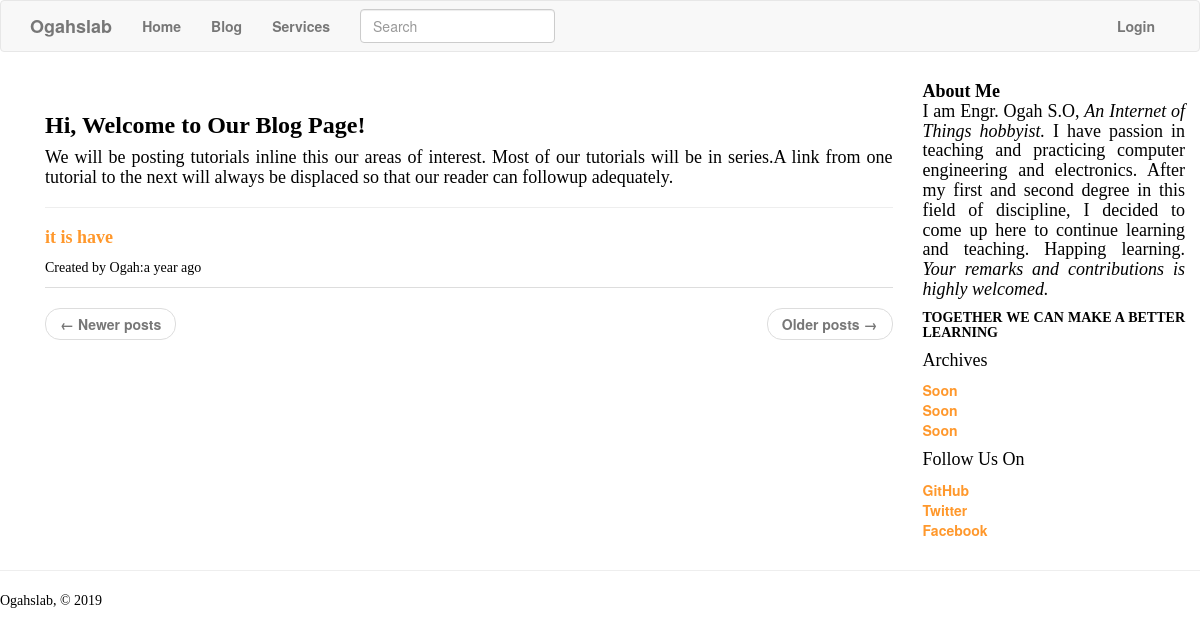
/blog, run on an earlier commit of the app's database.
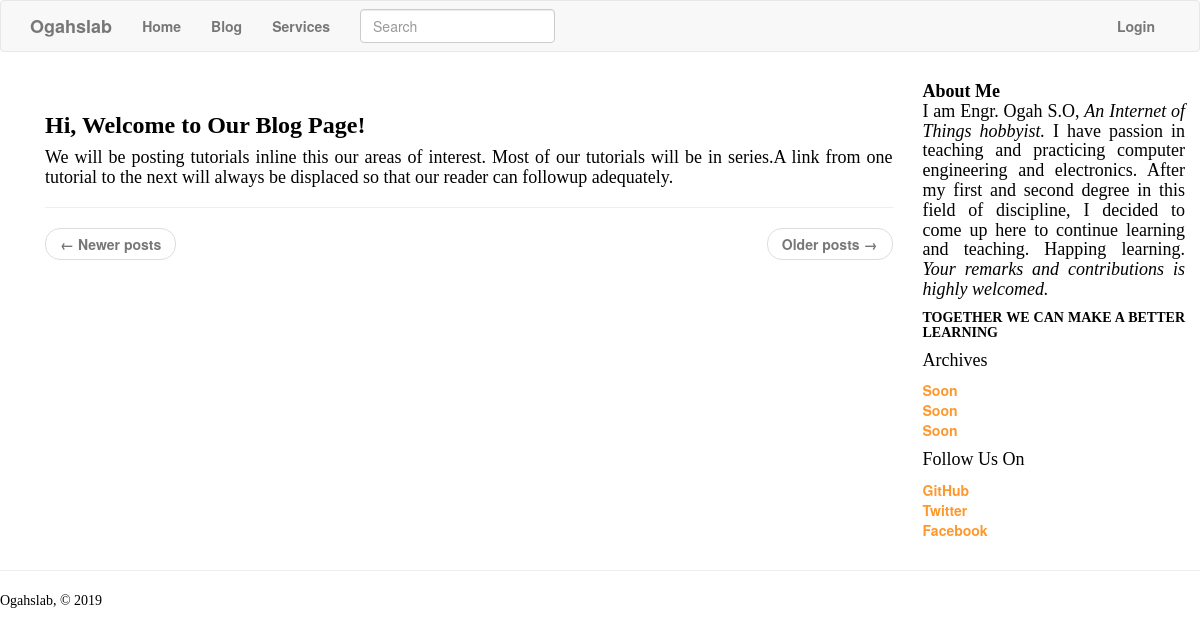
And on a later commit of the database.
### app/models.py (models this page shows, shortened)
class SearchableMixin(object):
    @classmethod
    def search(cls, expression, page, per_page):
        ids, total = query_index(cls.__tablename__, expression, page, per_page)
        if total == 0:
            return cls.query.filter_by(id=0), 0
        when = []
        for i in range(len(ids)):
            when.append((ids[i], i))
        return cls.query.filter(cls.id.in_(ids)).order_by(
            db.case(when, value=cls.id)), total

class Post(SearchableMixin, db.Model):
    __tablename__ = 'post'
    __searchable__ = ['body']
    id = db.Column(db.Integer, primary_key=True)
    title = db.Column(db.String(80))
    slug = db.Column(db.String(80))
    body = db.Column(db.Text)
    body_html = db.Column(db.Text)
    timestamp = db.Column(db.DateTime, index=True, default=datetime.utcnow)
    published = db.Column(db.Boolean, index=True)
    language = db.Column(db.String(5))
    author_id = db.Column(db.Integer, db.ForeignKey('user.id'))
    comments = db.relationship('Comment', backref='post', lazy='dynamic')
    @classmethod
    def public(cls):
        return Post.query.filter(Post.published == True)

class PaginatedAPIMixin(object):
    @staticmethod
    def to_collection_dict(query, page, per_page, endpoint, **kwargs):
        resources = query.paginate(page, per_page, False)
        data = {
            'items': [item.to_dict() for item in resources.items],
            '_meta': {
                'page': page,
                'per_page': per_page,
                'total_pages': resources.pages,
                'total_items': resources.total
            },
            '_links': {
                'self': url_for(endpoint, page=page, per_page=per_page,
                                **kwargs),
                'next': url_for(endpoint, page=page + 1, per_page=per_page,
                                **kwargs) if resources.has_next else None,
                'prev': url_for(endpoint, page=page - 1, per_page=per_page,
                                **kwargs) if resources.has_prev else None
            }
        }
        return data

class User(UserMixin,PaginatedAPIMixin, db.Model):
    __tablename__ = 'user'
    id = db.Column(db.Integer, primary_key=True)
    username = db.Column(db.String(64), index=True, unique=True)
    email = db.Column(db.String(120), index=True, unique=True)
    password_hash = db.Column(db.String(128))
    role_id = db.Column(db.Integer, db.ForeignKey('roles.id'))
    posts = db.relationship('Post', backref='author', lazy='dynamic')
    about_me = db.Column(db.String(140))
    last_seen = db.Column(db.DateTime, default=datetime.utcnow)
    token = db.Column(db.String(32), index=True, unique=True)
    token_expiration = db.Column(db.DateTime)
    followed = db.relationship(
        'User', secondary=followers,
        primaryjoin=(followers.c.follower_id == id),
        secondaryjoin=(followers.c.followed_id == id),
        backref=db.backref('followers', lazy='dynamic'), lazy='dynamic')
    comments = db.relationship('Comment', backref='author', lazy='dynamic')

### app/main/routes.py (the view)
@main.route('/blog', methods=['GET', 'POST'])
def blog():
    page = request.args.get('page', 1, type=int)
    post = Post.public().order_by(Post.timestamp.desc()).paginate(
        page, current_app.config['POSTS_PER_PAGE'], False)
    next_url = url_for('main.blog', page=post.next_num) \
        if post.has_next else None
    prev_url = url_for('main.blog', page=post.prev_num) \
        if post.has_prev else None
    posts = post.items
    return render_template('blog.html', title=_('Blog'), posts=posts,
                           next_url=next_url, prev_url=prev_url)

### app/main/forms.py
class SearchForm(FlaskForm):
    q = StringField(_l('Search'),validators=[DataRequired()])
    def __init__(self,*args,**kwargs):
        if 'formdata' not in kwargs:
            kwargs['formdata'] = request.args
        if 'csrf_enabled' not in kwargs:
            kwargs['csrf_enabled'] = False
        super(SearchForm,self).__init__(*args,**kwargs)

### app/auth/routes.py (called while the page is built)
@auth.before_app_request
def before_request():
    if current_user.is_authenticated:
        current_user.ping()

### app/main/__init__.py (called while the page is built)
@main.app_context_processor
def inject_permissions():
    return dict(Permission=Permission)

### app/main/routes.py (called while the page is built)
@main.before_app_request
def before_request():
    if current_user.is_authenticated:
        current_user.last_seen = datetime.utcnow()
        db.session.commit()
    g.search_form = SearchForm()
    g.locale = str(get_locale())

### app/models.py (called while the page is built)
    def can(self, permissions):
        return False

### app/templates/blog.html (shortened to what this page needs)
{% extends "base.html" %}
{% block head %}
{{ super()}}
{% endblock %}
{% block app_content %}
<div class="page-header">
     <h3><b>Hi, Welcome to Our Blog Page!</b></h3>
   <p> <h4> We will be posting tutorials inline this our areas of interest. Most of our tutorials will be in series.A link from one tutorial to the next will always be displaced so that our reader can followup adequately.</h4></p>
</div>
<div class="post-body">
	{% for post in posts %}
  <h4><a href="{{ url_for('main.detail', slug=post.slug)}}">{{ post.title }}</a></h3>
     <ul class="nav nav-tabs">
        <li><p>Created by  {{ post.author.username }}:{{ moment(post.timestamp).fromNow() }}</p></li>
     </ul>
    {% endfor %}
</div>
    <nav aria-label="...">
        <ul class="pager">
            <li class="previous{% if not prev_url %} disabled{% endif %}">
                <a href="{{ prev_url or '#' }}">
                    <span aria-hidden="true">&larr;</span> Newer posts
                </a>
            </li>
            <li class="next{% if not next_url %} disabled{% endif %}">
                <a href="{{ next_url or '#' }}">
                    Older posts <span aria-hidden="true">&rarr;</span>
                </a>
            </li>
        </ul>
    </nav>
{% endblock %}

### app/templates/base.html (shortened to what this page needs)
{% extends 'bootstrap/base.html' %}
{% block head %}
{{super()}}
{% endblock %}
{% block navbar %}
    <nav class="navbar navbar-default">
        <div class="container">
            <div class="navbar-header">
                <a class="navbar-brand" href="{{ url_for('main.index') }}"><b>Ogahslab</b></a>
            </div>
            <div class="collapse navbar-collapse" id="bs-example-navbar-collapse-1">
                <ul class="nav navbar-nav">
                    <li><a href="{{ url_for('main.index') }}">{{_('Home')}}</a></li>
                    <li><a href="{{ url_for('main.blog') }}">{{_('Blog')}}</a></li>
                    <li><a href="{{ url_for('main.services') }}">{{_('Services')}}</a></li>
		               {% if g.search_form %}
                    <form class="navbar-form navbar-left" method="get" action="{{ url_for('main.search') }}">
                          <div class="form-group">
                             {{ g.search_form.q(size=20, class='form-control', placeholder=g.search_form.q.label.text) }}
                           </div>
                    </form>
                       {% endif %}
                </ul>
                <ul class="nav navbar-nav navbar-right">
                    {% if current_user.is_anonymous %}
                    <li><a href="{{ url_for('auth.login') }}">{{_('Login')}}</a></li>
                    {% endif %}
                </ul>
            </div>
        </div>
    </nav>
{% endblock %}
{% block content %}
    <div class="container">
        <main role="main" class="container">
          <div class="row">
                <div class="col-md-9 blog-main">
                   {% block app_content %}{% endblock %}
                </div>
	            <aside class="col-md-3 blog-sidebar">
                        <div class="p-3 mb-3 bg-light rounded">
                            <h4 class="font-italic"><b>About Me</b>
                            <p class="mb-1"> I am Engr. Ogah S.O, <em>An Internet of Things hobbyist.</em>
                                I have passion in teaching and practicing computer engineering and electronics.
                                After my first and second degree in this field of discipline,
                                I decided to come up here to continue learning and teaching.
                                Happing learning. <em> Your remarks and contributions is highly welcomed.</em>
                            <H5><b>TOGETHER WE CAN MAKE A BETTER LEARNING </b></H5>
                            </p></h4>
                        </div>
                        <div class="p-3">
                        <h4 class="font-italic">Archives</h4>
                            <ol class="list-unstyled mb-0">
                                <li><a href="#">Soon</li>
                                <li><a href="#">Soon</a></li>
                                <li><a href="#">Soon</a></li>
                            </ol>
                        </div>
                        <div class="p-3">
                            <h4 class="font-italic">Follow Us On</h4>
                            <ol class="list-unstyled">
                                <li><a href="https://github.com/ogahozy">GitHub</a></li>
                                <li><a href="@ogahozy">Twitter</a></li>
                                <li><a href="#">Facebook</a></li>
                            </ol>
                        </div>
                </aside>
	        </div>
        </main>
    </div>
	<footer>
        <hr/>
        <p>Ogahslab, &copy; 2019</p>
    </footer>
{% endblock %}

### app/templates/blog.html (style rules this page uses)
body { background-color:lightViolet; }
h1,h2,h3,h4,h5,p { text-align:justify; color:Black; font-family: "Times New Roman",Times,serif; }
a { font-weight: bold; color: #ff982c; text-decoration: none; }

What changed in the data, as far as the page shows it:
removed Post: title "it is have", author.username "Ogah", timestamp "a year ago"
